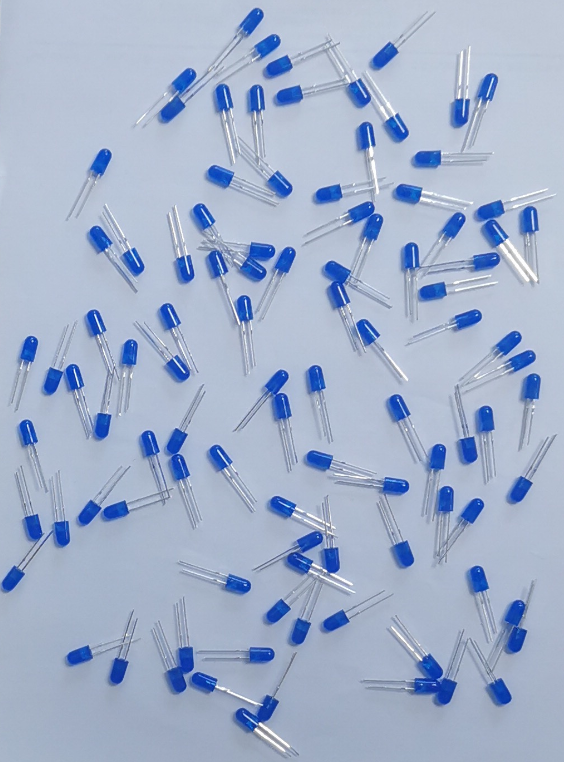
//> input picture 5.png, 564 x 762 px
$ ./demo 5.png   (built with g++ and OpenCV 4)
//> lines starting //> are read from the running program, lines starting //| are printed output that depends on the picture; after the words box and inside, x2 and y2 are one past the last pixel; in counts of white or black regions, pixels touching at a corner belong together
### twoPass.h
#pragma once
#include <iostream>
#include <string>
#include <opencv2/opencv.hpp>
#include <map>
#include <stdio.h>
using namespace std;

class TwoPass
{
public:
	TwoPass(int size);
	~TwoPass();

private:
	int maxSize;
	int *parent;

private:
	int Find(int x, int parent[]);
	void Union(int x, int y, int parent[]);
	void twoPassConnectComponent(cv::Mat binaryImg, cv::Mat &dstImg);
	void findMaxLabel(cv::Mat labelImg, int & max);

public:
	void run(const cv::Mat img, cv::Mat &labelImg, int &max);

};

### twoPass.cpp
#include "twoPass.h"

TwoPass::TwoPass(int size)
{
	int maxSize = size;
	parent = (int*)malloc(maxSize * sizeof(int));
	memset(parent, 0, maxSize);
}

TwoPass::~TwoPass()
{
	free(parent);
}

// find the root of label x
int TwoPass::Find(int x, int parent[])
{
	//assert(x < maxSize);
	int i = x;
	while (0 != parent[i])
		i = parent[i];
  //cout << "i " << i <<endl;
	return i;
}

// set label x and label y to the same connected-region
void TwoPass::Union(int x, int y, int parent[])
{
	//assert(x < maxSize && y < maxSize);
	int i = x;
	int j = y;
	while (0 != parent[i])
		i = parent[i];
	while (0 != parent[j])
		j = parent[j];
	if (i != j)
		parent[i] = j;
}

void TwoPass::twoPassConnectComponent(cv::Mat binaryImg, cv::Mat &dst)
{
	int imgW = binaryImg.cols;
	int imgH = binaryImg.rows;
	int channel = binaryImg.channels();
	int type = binaryImg.type();
	// first pass
	int label = 1;

	//init lable image
	for (int y = 0; y < imgH; y++)
	{
		for (int x = 0; x < imgW; x++)
		{
			if (binaryImg.at<uchar>(y, x) != 0)
			{
				//left and up labels
				int left = (x - 1 < 0) ? 0 : dst.at<int>(y, x - 1);
				int up   = (y - 1 < 0) ? 0 : dst.at<int>(y - 1, x);
				//at least one label is marked
				if (left != 0 || up != 0)
				{
					//two labels are marked
					if (left != 0 && up != 0)
					{
						//adopt smaller label
						dst.at<int>(y, x) = min(left, up);
						if (left <= up)
							Union(up, left, parent);
						else if (up<left)
							Union(left, up, parent);
					}
					else
					{
						//adopt larger label
						dst.at<int>(y, x) = max(left, up);
					}
				}
				else
				{
					//non of two labels is markded, so add a new label
					dst.at<int>(y, x) = ++label;
				}
			}
		}
	}

	//second pass
	for (int y = 0; y < imgH; y++)
	{
//printf("\n");
		for (int x = 0; x < imgW; x++)
		{
			if (binaryImg.at<uchar>(y, x) != 0)
				dst.at<int>(y, x) = Find(dst.at<int>(y, x), parent);
//				printf("%d ",dst.at<int>(y, x));
		}
	}
}

//find the max label value
void TwoPass::findMaxLabel(cv::Mat labelImg, int &max)
{
	int imgH = labelImg.rows;
	int imgW = labelImg.cols;
	int *pLabel = (int*)labelImg.data;

	for (int i = 0; i < imgH; i++)
	{
		for (int j = 0; j < imgW; j++)
		{
			int idx = i*imgW + j;
			if (pLabel[idx] > max) max = pLabel[idx];
		}
	}
}

void TwoPass::run(const cv::Mat threshImg, cv::Mat &labelImg, int &max)
{
	//detect connected-region using two Pass method
	twoPassConnectComponent(threshImg, labelImg);

	//find the largest label
	findMaxLabel(labelImg, max);
	//printf("max=%d\n",max);


  cout << "max " << max <<endl;
}

### demo.cpp
#include <opencv2/opencv.hpp>
#include <iostream>
#include <stdio.h>
#include <string>
#include <sstream>
#include "twoPass.h"
#include <opencv2/highgui/highgui.hpp>
using namespace std;
using namespace cv;

cv::Scalar getRandomColor()
{
	uchar r = 255 * (rand() / (1.0 + RAND_MAX));
	uchar g = 255 * (rand() / (1.0 + RAND_MAX));
	uchar b = 255 * (rand() / (1.0 + RAND_MAX));
	return cv::Scalar(b, g, r);
}

cv::Mat showColorLabel(cv::Mat label)
{
	int imgW = label.cols;
	int imgH = label.rows;
	std::map<int, cv::Scalar> colors;

	cv::Mat colorLabel = cv::Mat::zeros(imgH, imgW, CV_8UC3);
	int *pLabel = (int*)label.data;
	uchar *pColorLabel = colorLabel.data;
	for (int i = 0; i < imgH; i++)
	{
		//printf("\n");
		for (int j = 0; j < imgW; j++)
		{
			int idx = (i*imgW + j) * 3;
			int pixelValue = pLabel[i*imgW + j];
			//printf(" %02x",pixelValue);
			if (pixelValue > 0)
			{
				if (colors.count(pixelValue) <= 0)
				{
					colors[pixelValue] = getRandomColor();
				}
					cv::Scalar color = colors[pixelValue];
					pColorLabel[idx + 0] = color[0];
					pColorLabel[idx + 1] = color[1];
					pColorLabel[idx + 2] = color[2];
			}
		}
	}

	return colorLabel;
}

int main(int argc, char *argv[])
{
	string imageName = argv[1];
	cv::Mat srcImage  = cv::imread(imageName, 1);
//> srcImage is the input picture: 762 rows x 564 cols, CV_8UC3; mean B, G, R 203.5, 176.6, 161.7
	if (!srcImage.data )
	{
		cout << "No image data" << endl;
		return 0;
	}
	cv::Mat image;
	cv::cvtColor(srcImage, image, CV_RGB2GRAY);

	cv::Mat threshImg;
	cv::threshold(image, threshImg, 140, 255, cv::THRESH_BINARY);
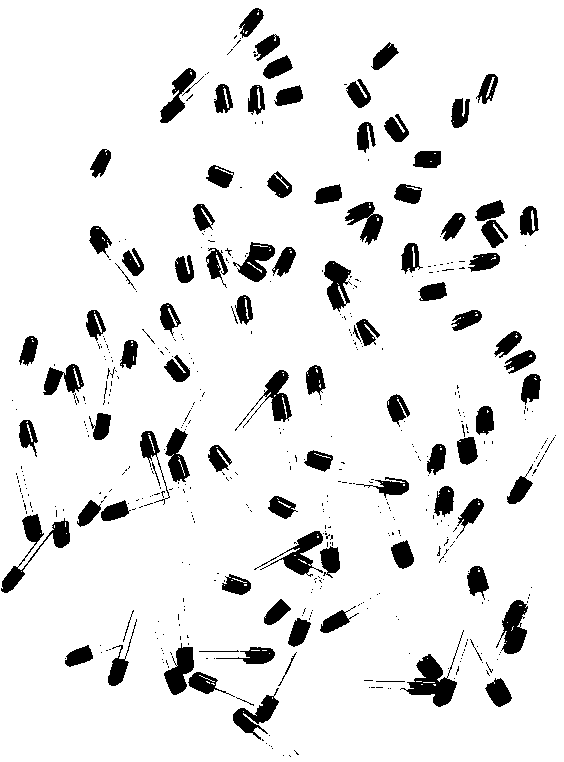
//> threshImg: 762 rows x 564 cols, CV_8UC1; 90.5% white; 489 black regions (392 under 20 px), largest, box (x1, y1, x2, y2) and area: (400, 630, 464, 707) 1359, (1, 514, 70, 593) 1264, (496, 600, 528, 654) 961
	cv::bitwise_not(threshImg, threshImg);

	cv::imshow("threshImg", threshImg);

	Mat element = getStructuringElement(MORPH_RECT,Size(3,3));
  Mat destImage;
  erode(threshImg,destImage,element);
//> destImage: 762 rows x 564 cols, CV_8UC1; 5.9% white; 145 white regions (37 under 20 px), largest, box (x1, y1, x2, y2) and area: (409, 655, 456, 706) 967, (504, 601, 526, 653) 680, (165, 648, 193, 694) 662
	cv::imshow("destImage", destImage);

	element = getStructuringElement(MORPH_RECT,Size(5,5));
  dilate( destImage, destImage, element );
//> destImage: 762 rows x 564 cols, CV_8UC1; 11.2% white; 83 white regions

	cv::Mat labelImg=cv::Mat::zeros(image.size(), CV_32SC1);
	int maxLabel = -1;
	TwoPass twoPassMethod(destImage.cols*destImage.rows);
	twoPassMethod.run(destImage, labelImg, maxLabel);
//> the loop in twoPassConnectComponent, `for (int y = 0; y < imgH; y++)` made 762 passes
//> label on passes 1 to 3: 1, 1, 1
//> after the loop in twoPassConnectComponent, `for (int y = 0; y < imgH; y++)`:
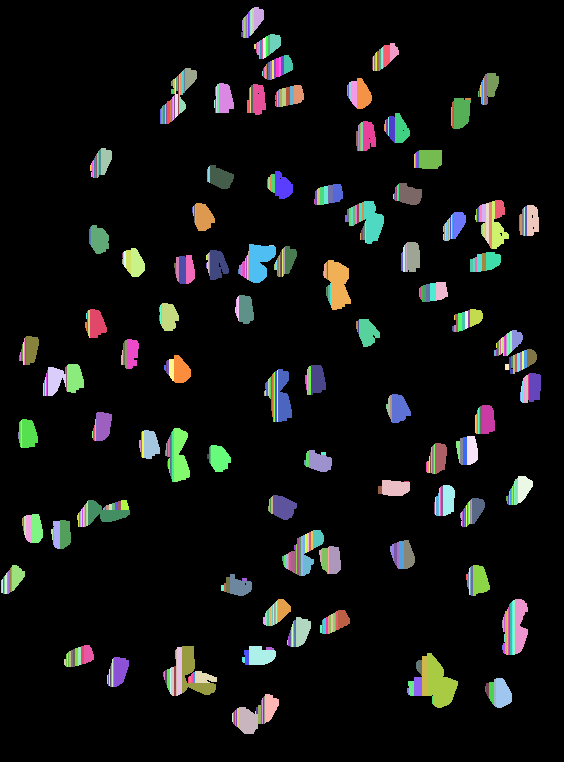
//> dst: 762 rows x 564 cols, CV_32SC1; 718 distinct labels, from 0 to 718; one colour per label, 0 black
//> after the loop in twoPassConnectComponent, `for (int y = 0; y < imgH; y++)`: label = 718
//> after the loop in twoPassConnectComponent, `for (int y = 0; y < imgH; y++)`:
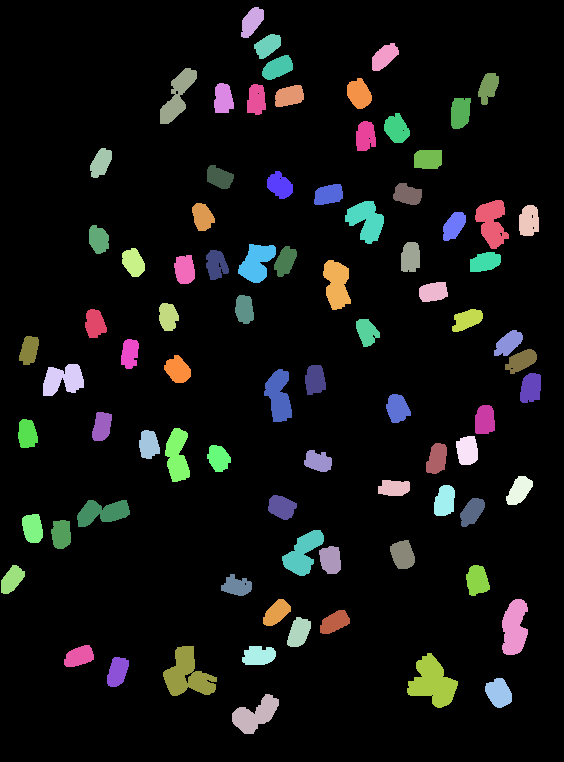
//> dst: 762 rows x 564 cols, CV_32SC1; 84 distinct labels, from 0 to 710; one colour per label, 0 black
//> the loop in findMaxLabel, `for (int i = 0; i < imgH; i++)` made 762 passes
//> max on passes 1 to 3: 0, 0, 0
//> after the loop in findMaxLabel, `for (int i = 0; i < imgH; i++)`: max = 710
//| max 710
//> maxLabel = 710

	cv::imshow("labelImg", labelImg * 60);
	cv::Mat colorLabelImg = showColorLabel(labelImg);
//> after the loop in showColorLabel, `for (int i = 0; i < imgH; i++)`:
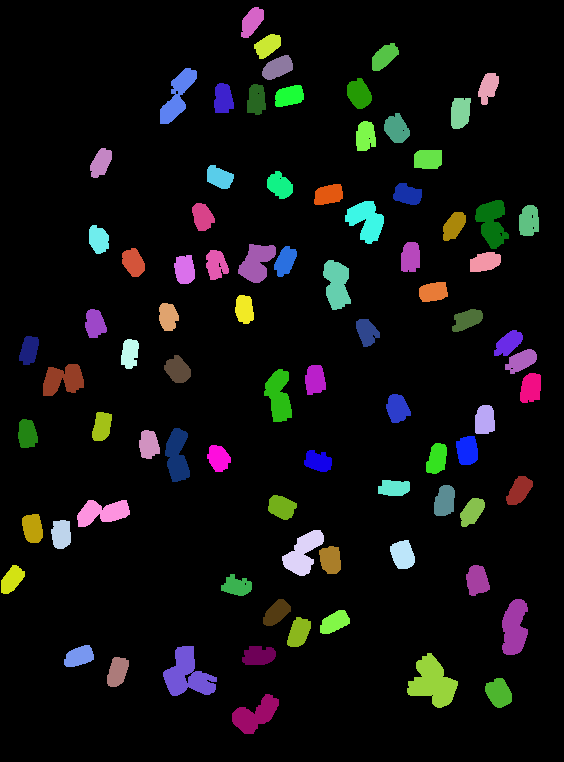
//> colorLabel: 762 rows x 564 cols, CV_8UC3; mean B, G, R 14.9, 15.1, 14.6
//> after the loop in showColorLabel, `for (int i = 0; i < imgH; i++)`: colors = 83 items

	cv::imshow("colorLabel", colorLabelImg);

	vector< vector<cv::Point> > contours;

	findContours(destImage,contours,CV_RETR_EXTERNAL,CV_CHAIN_APPROX_SIMPLE);
//> contours = 83 contours; largest, box (x1, y1, x2, y2) and area: (407, 653, 458, 708) 1480, (163, 646, 217, 696) 1436, (502, 599, 528, 655) 1034, (475, 200, 509, 249) 952, (282, 530, 324, 576) 951
	drawContours(destImage,contours,-1,cv::Scalar(128),1);
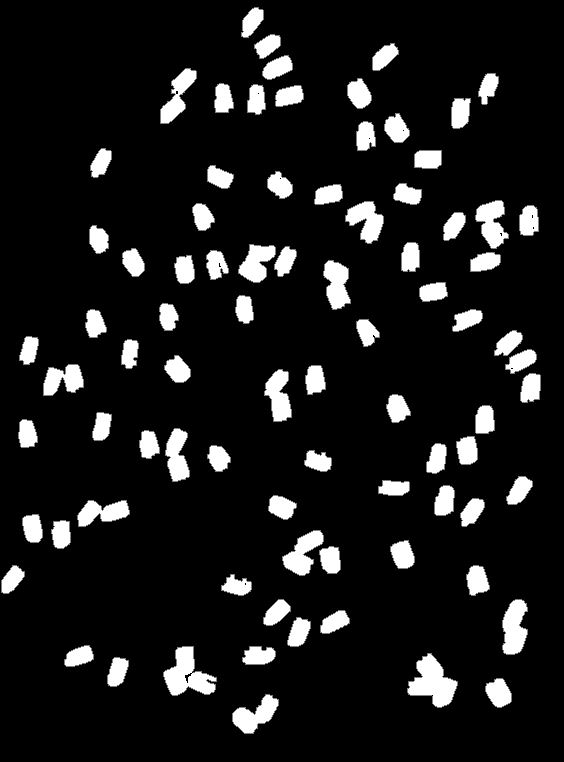
//> destImage: 762 rows x 564 cols, CV_8UC1; min 0, max 255, mean 26.4
	imshow("dilate",destImage);

	cout<<contours.size()<<endl;
//| 83
	double min_area = 10000.0;
	double area = 0.0;
	for( size_t i = 0; i< contours.size(); i++ ) // iterate through each contour.
	{
		area = contourArea( contours[i] );  //  Find the area of contour
		//cout<<"area: " << area<<endl;
		if( area < min_area ){min_area = area;}
	}
//> this loop made 83 passes
//> (area, min_area) on passes 1, 2, 3, 7, 12, 14, 24, 42: (927, 927), (539, 539), (445.5, 445.5), (432.5, 432.5), (406.5, 406.5), (406, 406), (388, 388), (384.5, 384.5)
//> area on passes 4, 5, 6, 8, 9, 10: 1479.5, 476.5, 1435.5, 466.5, 435.5, 1034
//> after the loop, min_area = 384.5
	//printf("min:%f\n",min_area);
	char ss[10] = {0};
	char * snum = ss;
	int n = 0;
	for( size_t i = 0; i< contours.size(); i++ ) // iterate through each contour.
	{
		area = contourArea( contours[i] );  //  Find the area of contour
		int k = (int)(area/min_area);
		n = n + k;
		if( k > 1 )
		{
			Rect r0=boundingRect(contours[i]);
			rectangle(srcImage,r0,cv::Scalar(0, 0, 255),1);
			sprintf(snum,"%d",k);
			putText(srcImage, snum, Point(r0.x, r0.y), FONT_HERSHEY_SIMPLEX, 1, Scalar(0,0,255), 1, 1);
		}
	}
//> this loop made 83 passes
//> (area, k, n, r0, snum) on passes 1, 4, 10: (927, 2, 2, Rect(232, 694, 47, 40), '2'), (1479.5, 3, 7, Rect(407, 653, 51, 55), '3'), (1034, 2, 16, Rect(502, 599, 26, 56), '2')
//> (area, k, n, r0) on passes 6, 17, 20, 31, 37, 39: (1435.5, 3, 11, Rect(163, 646, 54, 50)), (951, 2, 24, Rect(282, 530, 42, 46)), (842.5, 2, 28, Rect(77, 500, 53, 27)), (855, 2, 40, Rect(165, 428, 25, 54)), (901, 2, 47, Rect(264, 369, 28, 53)), (833, 2, 50, Rect(43, 364, 41, 32))
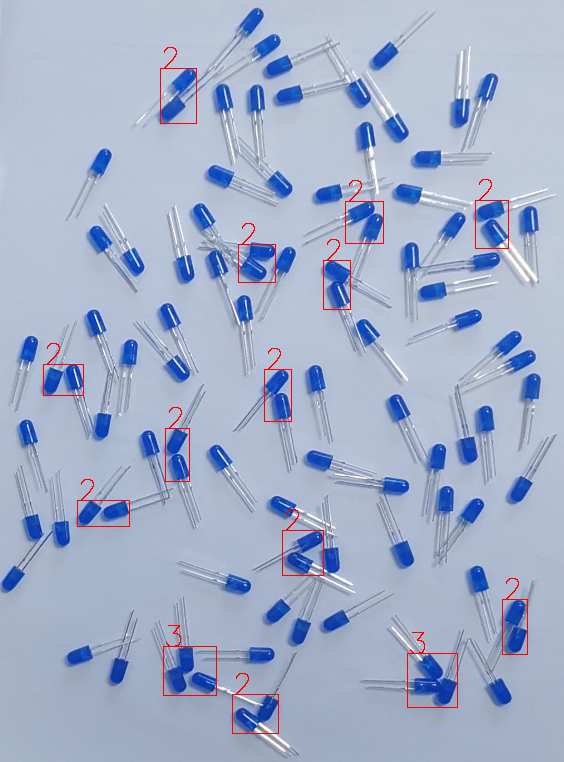
//> srcImage: 762 rows x 564 cols, CV_8UC3; mean B, G, R 202, 175.4, 162.4
//> after the loop, n = 99
	char str[10] = {0};
	char * num = str;
	sprintf(num,"%d",n);
//> num = "99"
	putText(srcImage, num, Point(50, 50), FONT_HERSHEY_SIMPLEX, 1, Scalar(0,255,0), 2, 2);
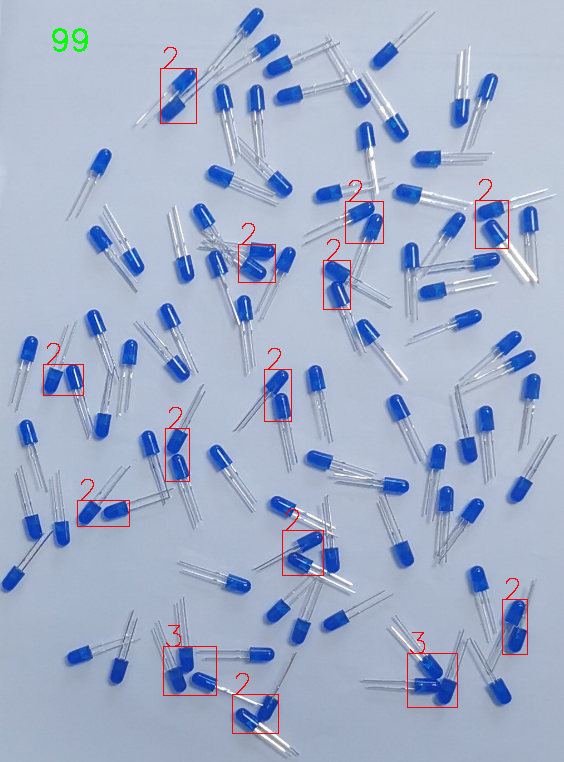
//> srcImage: 762 rows x 564 cols, CV_8UC3; 0.09% of pixels changed, all inside (x1, y1, x2, y2) = (52, 28, 88, 52)
	cv::imshow("result", srcImage);
	cv::waitKey(0);
}
